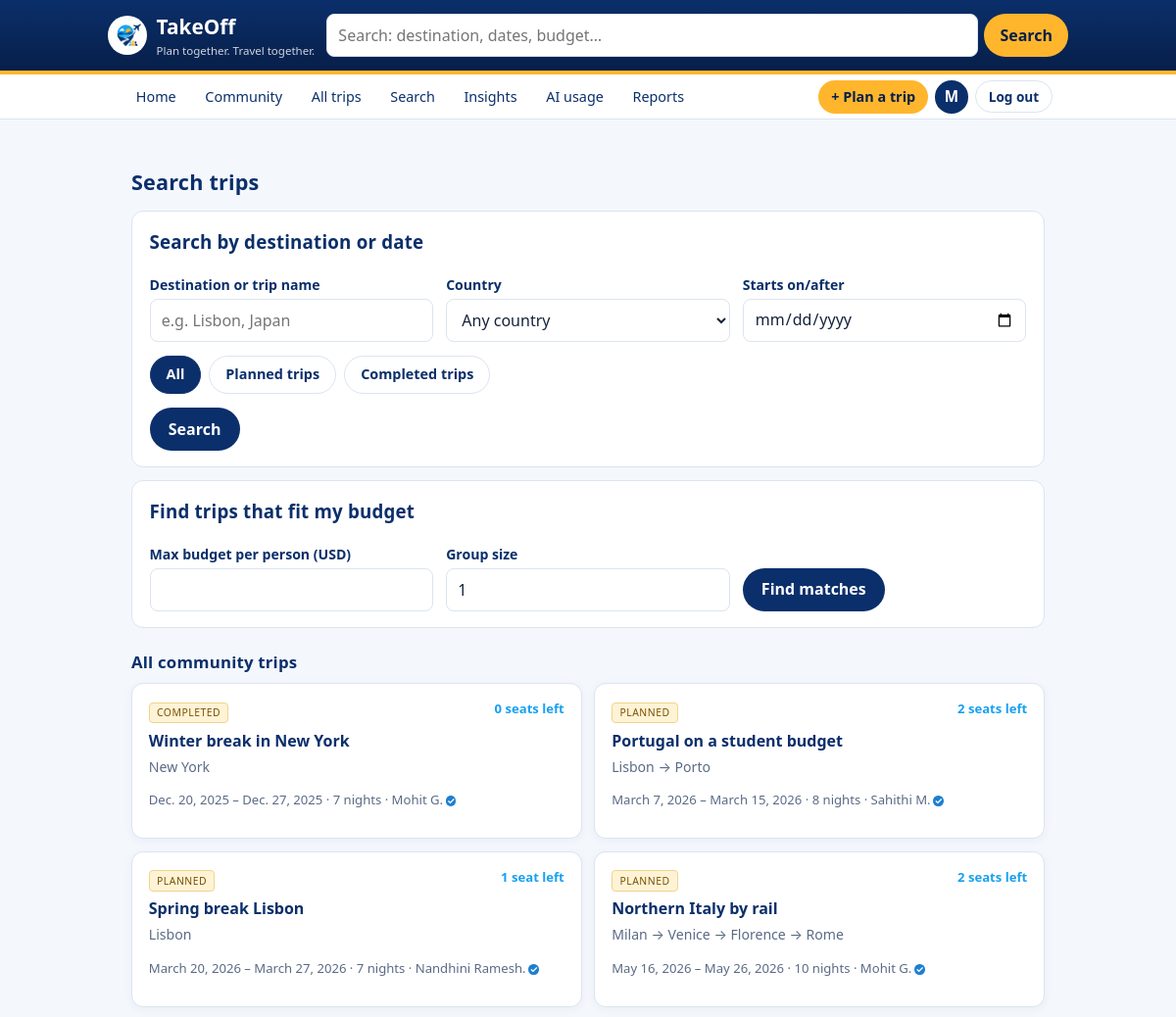
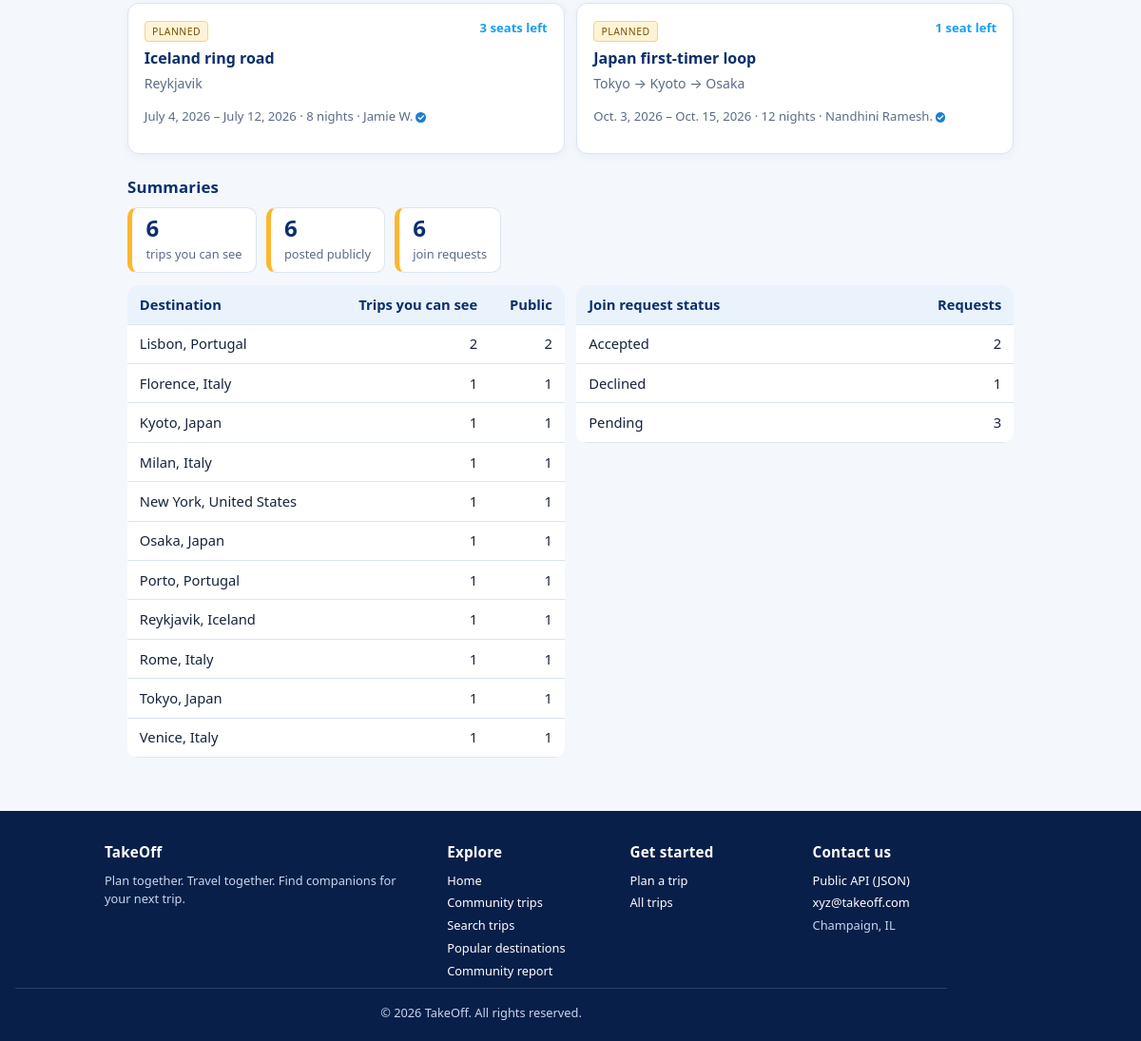
The page /trips/search/ (signed in) on the database as committed earlier (2 pictures, top to bottom).
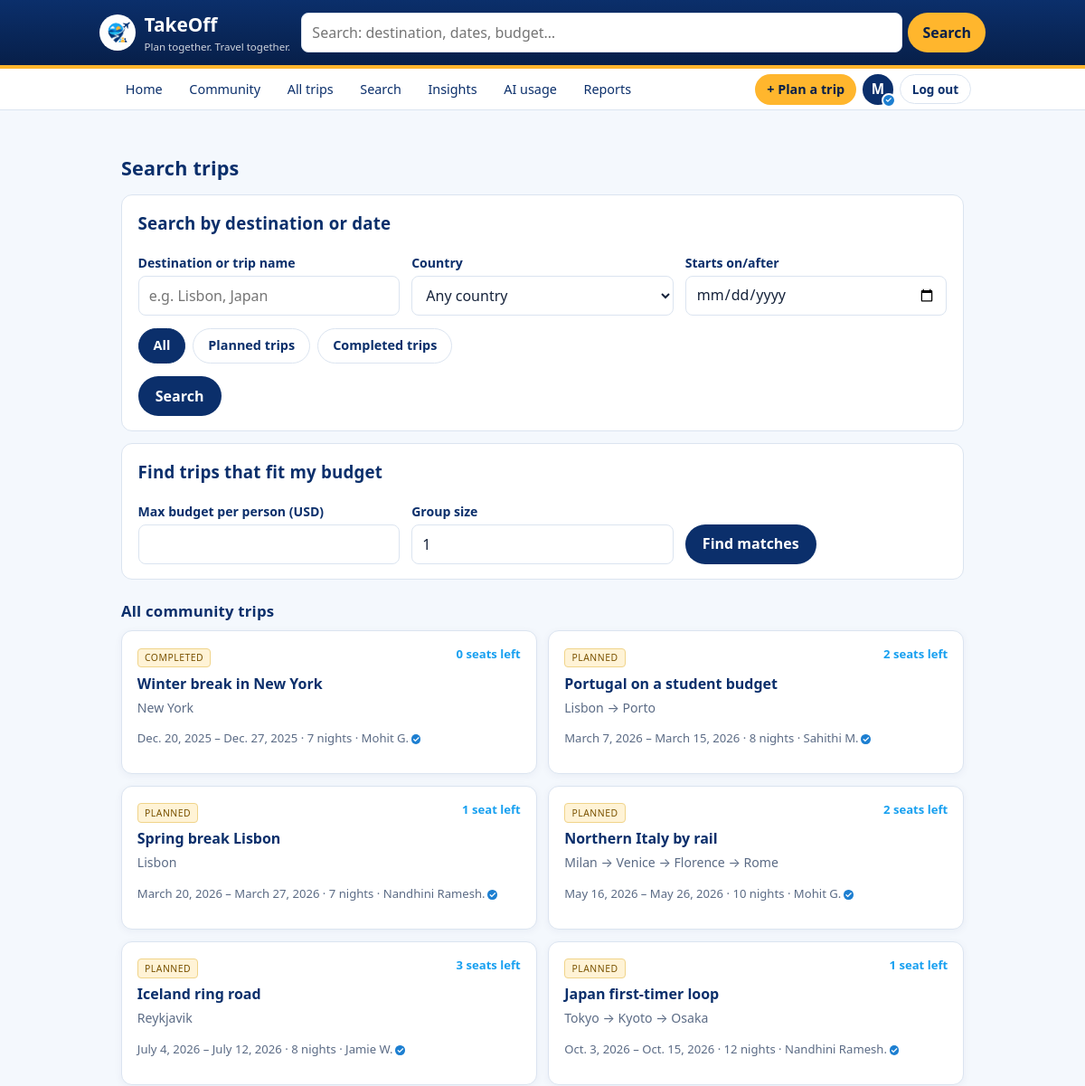
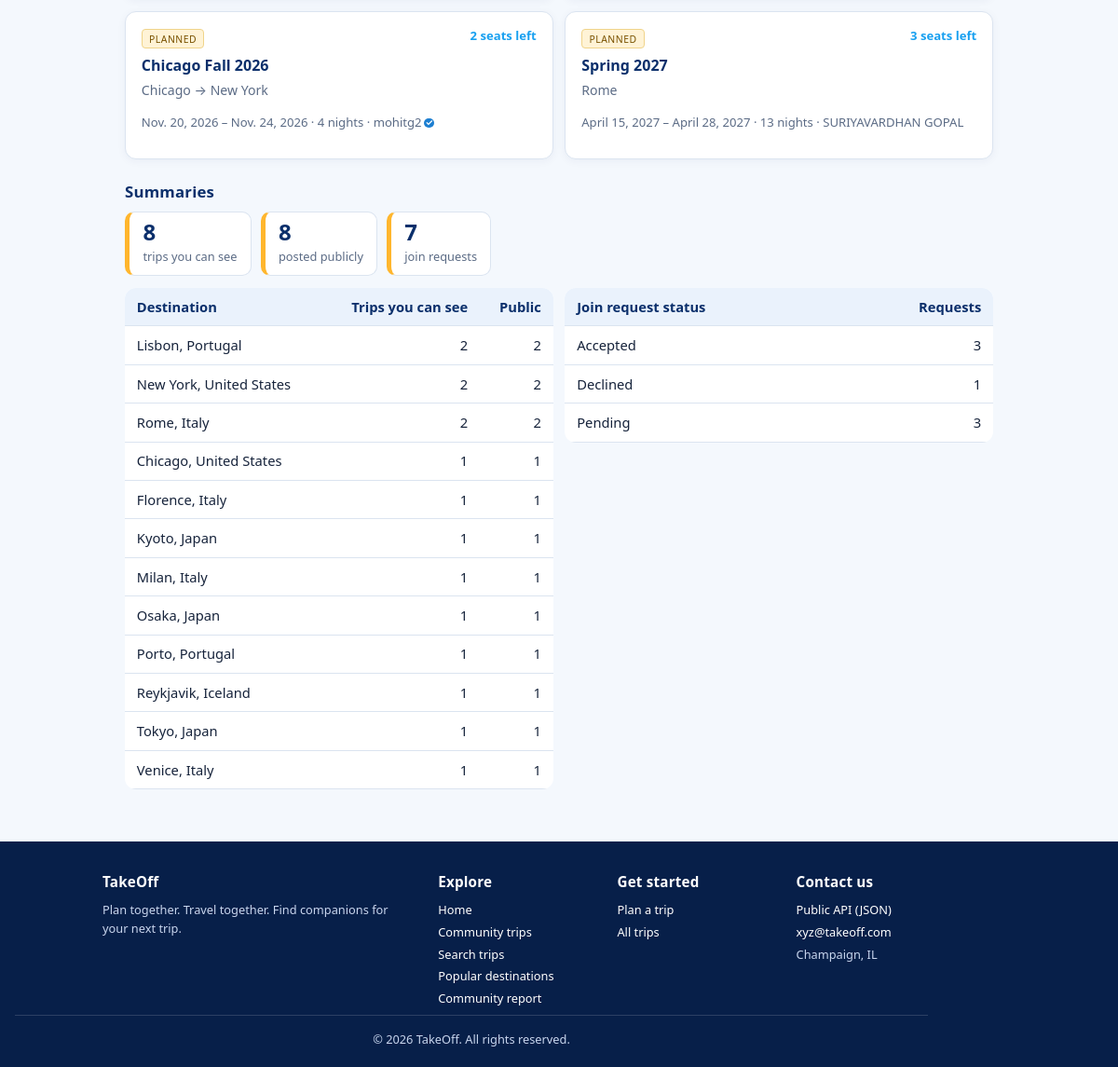
The same page on the database as committed later (2 pictures, top to bottom).
### trips/models.py (models this page shows, shortened)
class Trip(models.Model):
    PRIVATE = "private"
    PUBLIC = "public"
    VISIBILITY_CHOICES = [
        (PRIVATE, "Private (only me)"),
        (PUBLIC, "Public (open to join requests)"),
    ]
    DRAFT = "draft"
    PLANNED = "planned"
    COMPLETED = "completed"
    STATUS_CHOICES = [
        (DRAFT, "Draft"),
        (PLANNED, "Planned"),
        (COMPLETED, "Completed"),
    ]
    trip_id = models.AutoField(primary_key=True)
    owner = models.ForeignKey(
        Traveler,
        on_delete=models.CASCADE,
        related_name="trips",
    )
    title = models.CharField(max_length=100)               # e.g. "Northern Italy by rail"
    start_date = models.DateField()
    end_date = models.DateField()
    budget_min_usd = models.DecimalField(max_digits=9, decimal_places=2, default=0)
    budget_max_usd = models.DecimalField(max_digits=9, decimal_places=2, default=0)
    group_size = models.PositiveSmallIntegerField(default=1)
    seats_open = models.PositiveSmallIntegerField(
        default=0,
        help_text="How many companions the poster will still accept. 0 = closed.",
    )
    visibility = models.CharField(max_length=10, choices=VISIBILITY_CHOICES, default=PRIVATE)
    status = models.CharField(max_length=10, choices=STATUS_CHOICES, default=DRAFT)
    created_at = models.DateTimeField(auto_now_add=True)
    companions = models.ManyToManyField(
        Traveler,
        through="JoinRequest",
        related_name="joined_trips",
        blank=True,
    )
    class Meta:
        ordering = ["start_date", "title"]
        constraints = [
            models.UniqueConstraint(
                fields=["owner", "title", "start_date"],
                name="uniq_trip_title_per_owner_per_start",
            ),
            models.CheckConstraint(
                condition=models.Q(end_date__gte=models.F("start_date")),
                name="trip_end_date_after_start_date",
            ),
        ]
    def get_absolute_url(self):
        return reverse("trips:trip-detail", kwargs={"pk": self.pk})
    @property
    def duration_nights(self):
        return (self.end_date - self.start_date).days

class TripStop(models.Model):
    stop_id = models.AutoField(primary_key=True)
    trip = models.ForeignKey(
        Trip,
        on_delete=models.CASCADE,
        related_name="stops",
    )
    destination = models.ForeignKey(
        Destination,
        on_delete=models.PROTECT,
        related_name="stops",
    )
    position = models.PositiveSmallIntegerField(
        help_text="1-based order of this city within the route.",
    )
    nights = models.PositiveSmallIntegerField(default=1)
    notes = models.CharField(max_length=200, blank=True, default="")
    class Meta:
        ordering = ["trip", "position"]
        constraints = [
            models.UniqueConstraint(
                fields=["trip", "position"],
                name="uniq_stop_position_per_trip",
            ),
            models.UniqueConstraint(
                fields=["trip", "destination"],
                name="uniq_destination_per_trip",
            ),
        ]

class Destination(models.Model):
    destination_id = models.AutoField(primary_key=True)
    name = models.CharField(max_length=80)                 # e.g. "Florence"
    country = models.CharField(max_length=60)              # e.g. "Italy"
    iata_code = models.CharField(
        max_length=3,
        blank=True,
        default="",
        help_text="Primary airport code, e.g. FLR. Blank if the city has no airport.",
    )
    timezone = models.CharField(max_length=40, default="UTC")
    avg_daily_cost_usd = models.DecimalField(
        max_digits=7,
        decimal_places=2,
        default=0,
        help_text="Rough per-person daily spend, used to sanity-check trip budgets.",
    )
    class Meta:
        ordering = ["country", "name"]
        constraints = [
            models.UniqueConstraint(
                fields=["name", "country"],
                name="uniq_destination_name_per_country",
            )
        ]

class Traveler(models.Model):
    traveler_id = models.AutoField(primary_key=True)
    user = models.OneToOneField(
        settings.AUTH_USER_MODEL,
        on_delete=models.CASCADE,
        related_name="traveler",
    )
    display_name = models.CharField(max_length=60)
    bio = models.CharField(max_length=200, blank=True, default="")
    home_city = models.ForeignKey(
        Destination,
        on_delete=models.SET_NULL,
        null=True,
        blank=True,
        related_name="residents",
    )
    is_domain_verified = models.BooleanField(
        default=False,
        help_text="True when the account email is on a verified .edu / company domain.",
    )
    joined_on = models.DateField(auto_now_add=True)
    class Meta:
        ordering = ["display_name"]
    VERIFIED_SUFFIXES = (".edu",)

### trips/views.py (the view, shortened to what this page needs)
# urls.py: path("trips/search/", views.TripSearchView.as_view(), name="trip-search"),
class TripSearchView(LoginRequiredMixin, ListView):
    model = Trip
    template_name = "trips/trip_search.html"
    context_object_name = "trips"
    def get_queryset(self):
        return (
            Trip.objects.filter(visibility=Trip.PUBLIC)
            .select_related("owner")
            .prefetch_related("stops__destination")
        )
    def get_context_data(self, **kwargs):
        ctx = super().get_context_data(**kwargs)
        params = self.request.GET
        q = params.get("q", "").strip()
        country = params.get("country", "").strip()
        tab = params.get("tab", "").strip()  # "planned" or "completed"
        try:
            starts_after = parse_date(params.get("starts_after", "").strip())
        except ValueError:
            starts_after = None
        searching = bool(q or country or tab or starts_after)
        search_results = None
        ctx.update(
            q=q,
            country=country,
            tab=tab,
            starts_after=params.get("starts_after", ""),
            search_results=search_results,
            searching=searching,
            countries=Destination.objects.order_by("country").values_list("country", flat=True).distinct(),
        )
        user = self.request.user
        visible = visible_trips(user)
        requests = JoinRequest.objects.filter(trip__in=visible)
        ctx["total_trips"] = visible.count()
        ctx["public_trips"] = Trip.objects.filter(visibility=Trip.PUBLIC).count()
        ctx["total_requests"] = requests.count()
        ctx["trips_per_destination"] = destination_popularity(user)
        ctx["requests_per_status"] = (
            requests.values("status").annotate(n=Count("request_id")).order_by("status")
        )
        return ctx

### trips/views.py (called while the page is built)
def visible_trips(user):
    return Trip.objects.filter(
        Q(visibility=Trip.PUBLIC)
        | Q(owner__user=user)
        | Q(join_requests__requester__user=user, join_requests__status=JoinRequest.ACCEPTED)
    ).distinct()

def destination_popularity(user=None):
    can_see = Q(stops__trip__visibility=Trip.PUBLIC)
    if user is not None and user.is_authenticated:
        can_see |= Q(stops__trip__owner__user=user)
        can_see |= Q(stops__trip__join_requests__requester__user=user,
                     stops__trip__join_requests__status=JoinRequest.ACCEPTED)
    return (
        Destination.objects
        .annotate(
            n_trips=Count("stops__trip", filter=can_see, distinct=True),
            n_public=Count("stops__trip", filter=Q(stops__trip__visibility=Trip.PUBLIC), distinct=True),
        )
        .filter(n_trips__gt=0)  # hide cities nobody has planned to visit
        .order_by("-n_trips", "name")
    )

### templates/trips/trip_search.html (shortened to what this page needs)
{% extends "trips/base.html" %}
{% block send_search %}
  <h2 class="section-title">Search trips</h2>
  <div class="panel">
    <h3>Search by destination or date</h3>
    <form method="get" action="{% url 'trips:trip-search' %}">
      <div class="inline-form">
        <div><label for="q">Destination or trip name</label><input id="q" type="search" name="q" value="{{ q }}" placeholder="e.g. Lisbon, Japan"></div>
        <div><label for="country">Country</label>
          <select id="country" name="country">
            <option value="">Any country</option>
          </select></div>
        <div><label for="starts_after">Starts on/after</label><input id="starts_after" type="date" name="starts_after" value="{{ starts_after }}"></div>
      </div>
      <div class="tabs">
        <a class="{% if tab == '' %}active{% endif %}" href="?q={{ q|urlencode }}&amp;country={{ country|urlencode }}">All</a>
        <a class="{% if tab == 'planned' %}active{% endif %}" href="?tab=planned&amp;q={{ q|urlencode }}&amp;country={{ country|urlencode }}">Planned trips</a>
        <a class="{% if tab == 'completed' %}active{% endif %}" href="?tab=completed&amp;q={{ q|urlencode }}&amp;country={{ country|urlencode }}">Completed trips</a>
      </div>
      <button type="submit">Search</button>
    </form>
  </div>
  <div class="panel">
    <h3>Find trips that fit my budget</h3>
    <form method="post" action="{% url 'trips:trip-search' %}">
      <div class="inline-form">
        <div><label for="max_budget">Max budget per person (USD)</label><input id="max_budget" type="number" name="max_budget" min="0" step="50" value="{{ posted_budget }}" required></div>
        <div><label for="group_size">Group size</label><input id="group_size" type="number" name="group_size" min="1" value="{{ posted_group|default:'1' }}" required></div>
        <div><button type="submit">Find matches</button></div>
      </div>
    </form>
  </div>
{% endblock %}
{% block content %}
  <h3 class="section-title">All community trips</h3>
  <div class="trip-grid">
    {% for trip in trips %}
      <div class="trip-card linked">
        <span class="badge community">{{ trip.get_status_display }}</span>
        <span class="seats">{{ trip.seats_open }} seat{{ trip.seats_open|pluralize }} left</span>
        <p class="title"><a class="card-link" href="{{ trip.get_absolute_url }}">{{ trip.title }}</a></p>
        <p class="route">{% for stop in trip.stops.all %}{{ stop.destination.name }}{% if not forloop.last %} &rarr; {% endif %}{% empty %}Route not set yet{% endfor %}</p>
        <p class="meta">{{ trip.start_date }} &ndash; {{ trip.end_date }} &middot; {{ trip.duration_nights }} nights &middot; {% include "trips/_traveler.html" with t=trip.owner %}</p>
      </div>
    {% empty %}
      <p class="empty-note">No community trips yet.</p>
    {% endfor %}
  </div>
{% endblock %}
{% block stats %}
  <h3 class="section-title">Summaries</h3>
  <div class="stats">
    <div class="stat-chip"><strong>{{ total_trips }}</strong><span>trips you can see</span></div>
    <div class="stat-chip"><strong>{{ public_trips }}</strong><span>posted publicly</span></div>
    <div class="stat-chip"><strong>{{ total_requests }}</strong><span>join requests</span></div>
  </div>
  <div class="trip-grid" style="margin-top:.8rem">
    <div>
      <table class="data">
        <thead><tr><th>Destination</th><th class="num">Trips you can see</th><th class="num">Public</th></tr></thead>
        <tbody>
          {% for d in trips_per_destination %}
            <tr><td>{{ d.name }}, {{ d.country }}</td><td class="num">{{ d.n_trips }}</td><td class="num">{{ d.n_public }}</td></tr>
          {% empty %}
            <tr><td colspan="3" class="muted"><em>No destinations with trips.</em></td></tr>
          {% endfor %}
        </tbody>
      </table>
    </div>
    <div>
      <table class="data">
        <thead><tr><th>Join request status</th><th class="num">Requests</th></tr></thead>
        <tbody>
          {% for row in requests_per_status %}
            <tr><td>{{ row.status|capfirst }}</td><td class="num">{{ row.n }}</td></tr>
          {% empty %}
            <tr><td colspan="2" class="muted"><em>No join requests yet.</em></td></tr>
          {% endfor %}
        </tbody>
      </table>
    </div>
  </div>
{% endblock %}

### templates/trips/base.html (shortened to what this page needs)
{% load static %}
<!DOCTYPE html>
<html lang="en">
<head>
  <link rel="stylesheet" href="{% static 'css/normalize.css' %}">
  <link rel="stylesheet" href="{% static 'css/style.css' %}">
</head>
<body>
  <header class="site-header">
    <div class="bar">
      <a class="brand" href="{% url 'trips:home' %}">
        <img src="{% static 'trips/img/logo.png' %}" alt="TakeOff logo">
        <span>TakeOff<small>Plan together. Travel together.</small></span>
      </a>
      {% if user.is_authenticated %}
        <form class="header-search" action="{% url 'trips:trip-search' %}" method="get" role="search">
          <input type="search" name="q" placeholder="Search: destination, dates, budget…" aria-label="Search community trips by destination">
          <button type="submit">Search</button>
        </form>
      {% endif %}
    </div>
  </header>
  <nav class="subnav" aria-label="Primary">
    <div class="bar">
      <a href="{% url 'trips:home' %}">Home</a>
      <a href="{% url 'trips:trip-list-generic' %}">Community</a>
      {% if user.is_authenticated %}
        <a href="{% url 'trips:trip-list' %}">All trips</a>
        <a href="{% url 'trips:trip-search' %}">Search</a>
        <a href="{% url 'trips:insights' %}">Insights</a>
        <a href="{% url 'trips:dashboard' %}">AI usage</a>
        <a href="{% url 'trips:reports' %}">Reports</a>
        <a class="cta" href="{% url 'trips:trip-create' %}">+ Plan a trip</a>
        <a class="nav-profile" href="{% url 'trips:my-profile' %}" title="My profile ({{ user.username }})" aria-label="My profile">
          <span class="avatar">{{ user.get_short_name|default:user.username|slice:":1"|upper }}</span>{% if user.traveler.is_domain_verified %}<span class="avatar-tick" aria-hidden="true">&#10003;</span>{% endif %}
        </a>
        <form class="nav-logout" method="post" action="{% url 'trips:logout' %}">
          <button type="submit">Log out</button>
        </form>
      {% else %}
        <a class="nav-auth" href="{% url 'trips:login' %}">Log in</a>
        <a class="cta" href="{% url 'trips:signup' %}">Sign up</a>
      {% endif %}
    </div>
  </nav>
  <main>
    {% block send_search %}{% endblock %}
    {% block content %}{% endblock %}
    {% block stats %}{% endblock %}
  </main>
  <footer class="site-footer">
    <div class="footer-grid">
      <div>
        <h4>TakeOff</h4>
        <p>Plan together. Travel together. Find companions for your next trip.</p>
      </div>
      <div>
        <h4>Explore</h4>
        <ul>
          <li><a href="{% url 'trips:home' %}">Home</a></li>
          <li><a href="{% url 'trips:trip-list-generic' %}">Community trips</a></li>
          {% if user.is_authenticated %}
            <li><a href="{% url 'trips:trip-search' %}">Search trips</a></li>
            <li><a href="{% url 'trips:insights' %}">Popular destinations</a></li>
            <li><a href="{% url 'trips:reports' %}">Community report</a></li>
          {% endif %}
        </ul>
      </div>
      <div>
        <h4>Get started</h4>
        <ul>
          {% if user.is_authenticated %}
            <li><a href="{% url 'trips:trip-create' %}">Plan a trip</a></li>
            <li><a href="{% url 'trips:trip-list' %}">All trips</a></li>
          {% else %}
            <li><a href="{% url 'trips:signup' %}">Create an account</a></li>
            <li><a href="{% url 'trips:login' %}">Log in</a></li>
          {% endif %}
        </ul>
      </div>
      <div>
        <h4>Contact us</h4>
        <ul>
          <li><a href="{% url 'trips:api-insights-destinations' %}">Public API (JSON)</a></li>
          <li><a href="mailto:xyz@takeoff.com">xyz@takeoff.com</a></li>
          <li>Champaign, IL</li>
        </ul>
      </div>
    </div>
    <p class="footer-note">&copy; {% now "Y" %} TakeOff. All rights reserved.</p>
  </footer>
</body>
</html>

### templates/trips/_traveler.html
<span class="traveler-name">{{ t.display_name }}</span>{% if t.is_domain_verified %}<span class="verified-tick" title="Verified: signed up with a university or company email" aria-label="verified">&#10003;</span>{% endif %}

Rows that differ between the two databases and show on the page:
added Trip: status "PLANNED", seats_open "2", title "Chicago Fall 2026", start_date "Nov. 20, 2026", end_date "Nov. 24, 2026", duration_nights "4"
added TripStop: destination.name "Chicago", shown under "PLANNED"
added TripStop: destination.name "New York", shown under "PLANNED"
added Traveler: display_name "mohitg2"
added Trip: status "PLANNED", seats_open "3", title "Spring 2027", start_date "April 15, 2027", end_date "April 28, 2027", duration_nights "13"
added TripStop: destination.name "Rome", shown under "PLANNED"
added Traveler: display_name "SURIYAVARDHAN GOPAL"
shown differently, row unchanged: Destination "New York": n_trips "1" → "2"; n_public "1" → "2"; moves up the list
shown differently, row unchanged: Destination "Rome": n_trips "1" → "2"; n_public "1" → "2"; moves up the list
now on this page (row unchanged): Destination: name "Chicago", country "United States", n_trips "1", n_public "1"
Other text that changed with them:
{{ total_trips }}: "6" → "8"
{{ public_trips }}: "6" → "8"
{{ total_requests }}: "6" → "7"
new list line: "Accepted 3"
list line gone: "Accepted 2"
